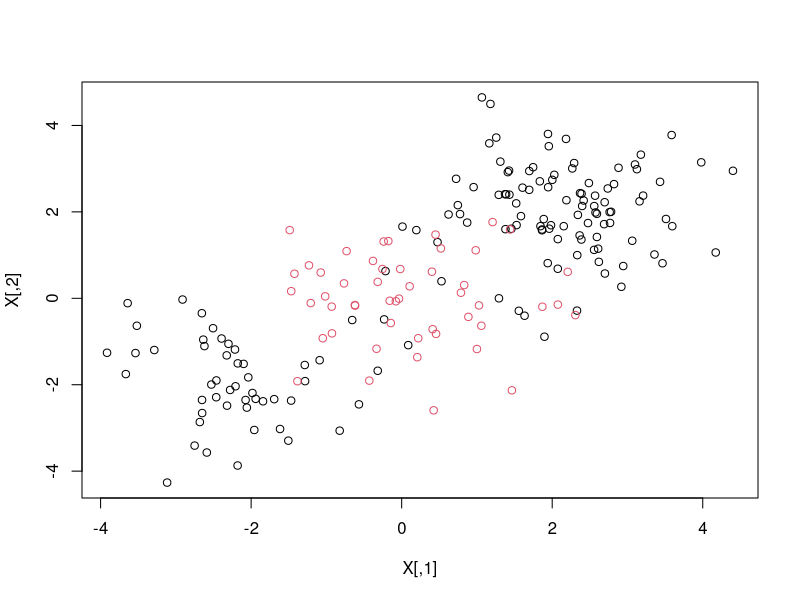
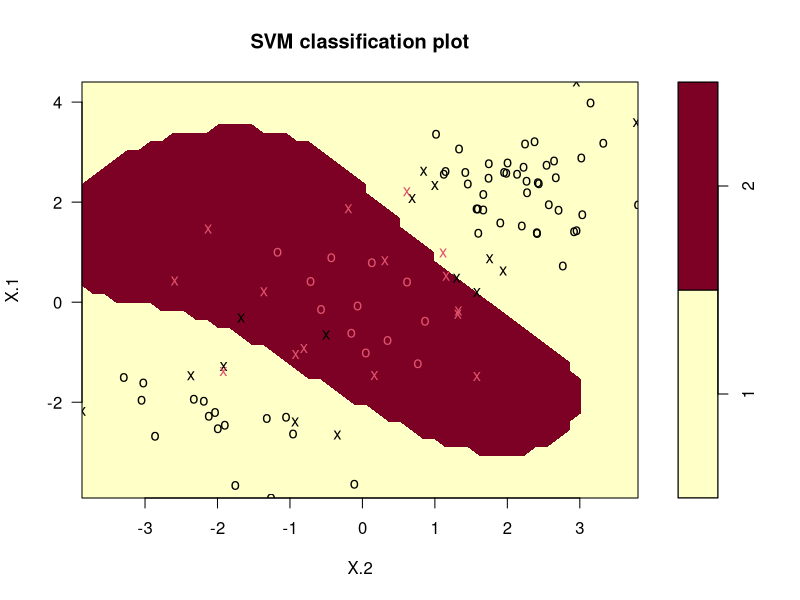
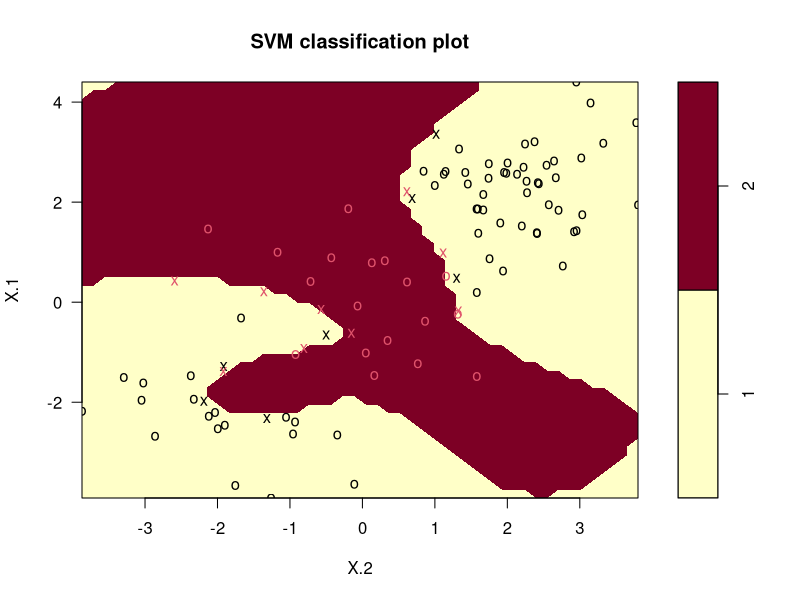
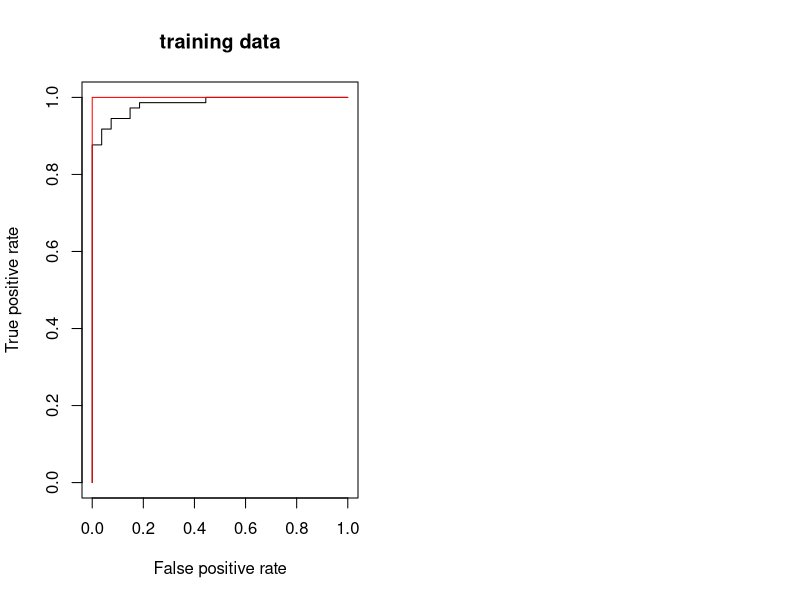
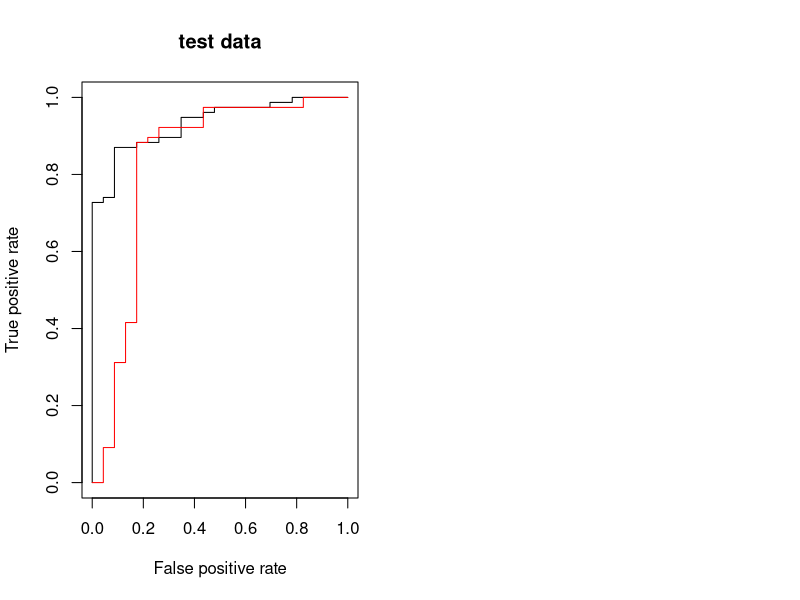
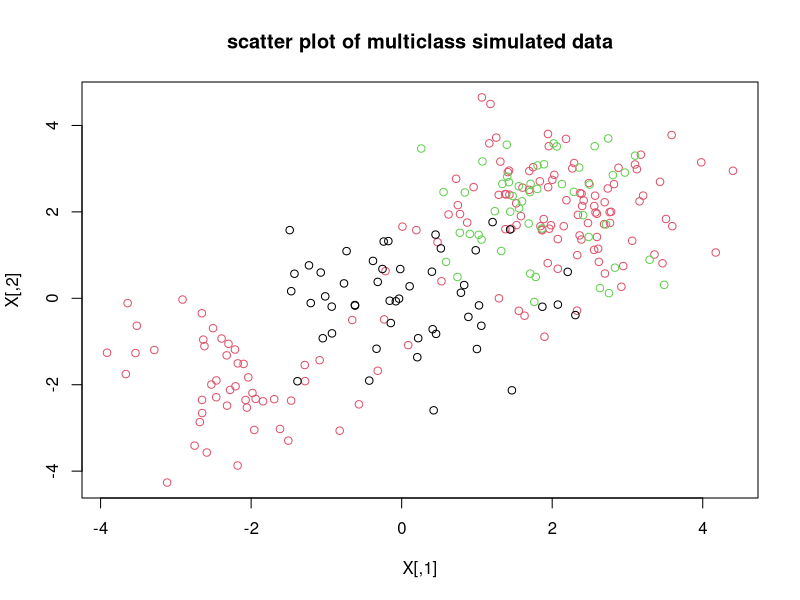

Write the R code that produced these figures, in order. (Note: this script raises an error after producing the figures.)
set.seed(1)

library(e1071)

X = matrix(rnorm(200*2),ncol=2)

X[1:100,]=X[1:100,]+2

X[101:150,]=X[101:150,]-2

Y = c(rep(1,150),rep(2,50))

plot(X,col=Y)

data1=data.frame(X=X,Y=as.factor(Y))

train=sample(200,100)

# lower cost #

svmfit_r = svm(Y~.,data=data1[train,],kernel='radial',gamma=1,cost=1)

summary(svmfit_r)

plot(svmfit_r,data1[train,])

# higher cost #

svmfit_r2 = svm(Y~.,data=data1[train,],kernel='radial',gamma=1,cost=1e5)

summary(svmfit_r2)

plot(svmfit_r2,data1[train,])

# hyperparameter tuning #

tune.out_n = tune(svm,Y~.,data=data1[train,],kernel='radial',ranges=list(gamma=c(.5,1,2,3,4),cost=c(.1,1,10,100,1000)))

# best model on test data #
summary(tune.out_n)

table(true=data1[-train,'Y'],pred=predict(tune.out_n$best.model,newx = data1[-train,]))

# ROC plot

library(ROCR)

rocplot=function(pred,truth,...){
   predob=prediction(pred,truth , label.ordering = c(2, 1))
   perf=performance(predob,'tpr','fpr')
   plot(perf,...) }


svmfit.opt_r=svm(Y~.,data=data1[train,],gamma=.5,cost=1,kernel='radial',decision.values=T)

fitted=attributes(predict(svmfit.opt_r,data1[train,],decision.values = TRUE))$decision.values

par ( mfrow =c(1 ,2) )

rocplot(fitted,data1[train,'Y'],main="training data")

###

svmfit.opt_r1=svm(Y~.,data=data1[train,],gamma=50,cost=1,kernel='radial',decision.values=T)

fitted1=attributes(predict(svmfit.opt_r1,data1[train,],decision.values = TRUE))$decision.values

rocplot(fitted1,data1[train,'Y'],main="training data",add=T,col='red')

### ROC plots on test data 

fittedt1=attributes(predict(svmfit.opt_r,data1[-train,],decision.values = TRUE))$decision.values
fittedt2=attributes(predict(svmfit.opt_r1,data1[-train,],decision.values = TRUE))$decision.values

par ( mfrow =c(1 ,2) )

rocplot(fittedt1,data1[-train,'Y'],main="test data")
rocplot(fittedt2,data1[-train,'Y'],main="test data",add=T,col='red')


#### multiple classes ###

# adding an additional class # 

X = rbind( X , matrix(rnorm(50*2),ncol=2))
Y=c(Y,c(rep(0,50)))
X[Y==0,]=X[Y==0,]+2

data2=data.frame(X=X,Y=Y)

par ( mfrow =c(1 ,1) )

plot(X,col=c(3-Y), main='scatter plot of multiclass simulated data')

svm_fit_multc=svm(Y~.,data=data2,kernel='radial',gamma=1,cost=10)

summary(svm_fit_multc)

par ( mfrow =c(1 ,1) )

plot(svm_fir_multc,data2)

######################### end ############################
